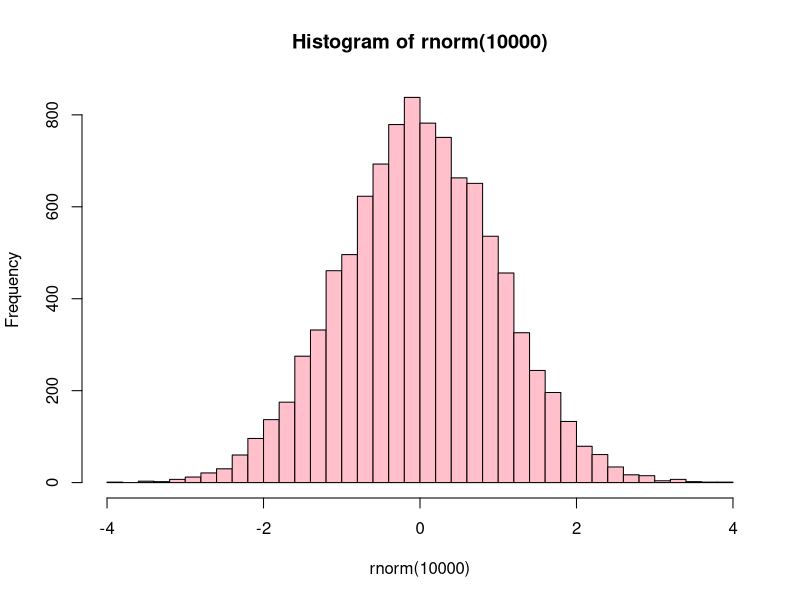

R code for this plot:
## ---- chunk 1
set.seed(123)
hist(rnorm(10000), col = "pink", breaks = "Scott")
